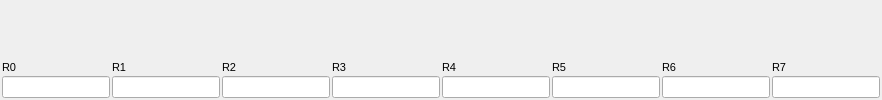
        <widget class="QWidget" name="widget_6" native="true">
         <layout class="QGridLayout" name="gridLayout_5">
          <property name="leftMargin">
           <number>2</number>
          </property>
          <property name="topMargin">
           <number>2</number>
          </property>
          <property name="rightMargin">
           <number>2</number>
          </property>
          <property name="bottomMargin">
           <number>2</number>
          </property>
          <property name="spacing">
           <number>2</number>
          </property>
          <item row="1" column="3">
           <widget class="QLineEdit" name="R3Edit">
            <property name="font">
             <font>
              <pointsize>8</pointsize>
             </font>
            </property>
            <property name="focusPolicy">
             <enum>Qt::NoFocus</enum>
            </property>
            <property name="readOnly">
             <bool>true</bool>
            </property>
           </widget>
          </item>
          <item row="0" column="7">
           <widget class="QLabel" name="label_9">
            <property name="font">
             <font>
              <pointsize>8</pointsize>
             </font>
            </property>
            <property name="text">
             <string>R7</string>
            </property>
            <property name="alignment">
             <set>Qt::AlignBottom|Qt::AlignLeading|Qt::AlignLeft</set>
            </property>
           </widget>
          </item>
          <item row="1" column="1">
           <widget class="QLineEdit" name="R1Edit">
            <property name="font">
             <font>
              <pointsize>8</pointsize>
             </font>
            </property>
            <property name="focusPolicy">
             <enum>Qt::NoFocus</enum>
            </property>
            <property name="readOnly">
             <bool>true</bool>
            </property>
           </widget>
          </item>
          <item row="0" column="3">
           <widget class="QLabel" name="label_5">
            <property name="font">
             <font>
              <pointsize>8</pointsize>
             </font>
            </property>
            <property name="text">
             <string>R3</string>
            </property>
            <property name="alignment">
             <set>Qt::AlignBottom|Qt::AlignLeading|Qt::AlignLeft</set>
            </property>
           </widget>
          </item>
          <item row="0" column="5">
           <widget class="QLabel" name="label_7">
            <property name="font">
             <font>
              <pointsize>8</pointsize>
             </font>
            </property>
            <property name="text">
             <string>R5</string>
            </property>
            <property name="alignment">
             <set>Qt::AlignBottom|Qt::AlignLeading|Qt::AlignLeft</set>
            </property>
           </widget>
          </item>
          <item row="1" column="6">
           <widget class="QLineEdit" name="R6Edit">
            <property name="font">
             <font>
              <pointsize>8</pointsize>
             </font>
            </property>
            <property name="focusPolicy">
             <enum>Qt::NoFocus</enum>
            </property>
            <property name="readOnly">
             <bool>true</bool>
            </property>
           </widget>
          </item>
          <item row="1" column="7">
           <widget class="QLineEdit" name="R7Edit">
            <property name="font">
             <font>
              <pointsize>8</pointsize>
             </font>
            </property>
            <property name="focusPolicy">
             <enum>Qt::NoFocus</enum>
            </property>
            <property name="readOnly">
             <bool>true</bool>
            </property>
           </widget>
          </item>
          <item row="0" column="0">
           <widget class="QLabel" name="label">
            <property name="font">
             <font>
              <pointsize>8</pointsize>
             </font>
            </property>
            <property name="text">
             <string>R0</string>
            </property>
            <property name="alignment">
             <set>Qt::AlignBottom|Qt::AlignLeading|Qt::AlignLeft</set>
            </property>
           </widget>
          </item>
          <item row="1" column="0">
           <widget class="QLineEdit" name="R0Edit">
            <property name="font">
             <font>
              <pointsize>8</pointsize>
             </font>
            </property>
            <property name="focusPolicy">
             <enum>Qt::NoFocus</enum>
            </property>
            <property name="readOnly">
             <bool>true</bool>
            </property>
           </widget>
          </item>
          <item row="1" column="5">
           <widget class="QLineEdit" name="R5Edit">
            <property name="font">
             <font>
              <pointsize>8</pointsize>
             </font>
            </property>
            <property name="focusPolicy">
             <enum>Qt::NoFocus</enum>
            </property>
            <property name="readOnly">
             <bool>true</bool>
            </property>
           </widget>
          </item>
          <item row="0" column="6">
           <widget class="QLabel" name="label_8">
            <property name="font">
             <font>
              <pointsize>8</pointsize>
             </font>
            </property>
            <property name="text">
             <string>R6</string>
            </property>
            <property name="alignment">
             <set>Qt::AlignBottom|Qt::AlignLeading|Qt::AlignLeft</set>
            </property>
           </widget>
          </item>
          <item row="0" column="4">
           <widget class="QLabel" name="label_6">
            <property name="font">
             <font>
              <pointsize>8</pointsize>
             </font>
            </property>
            <property name="text">
             <string>R4</string>
            </property>
            <property name="alignment">
             <set>Qt::AlignBottom|Qt::AlignLeading|Qt::AlignLeft</set>
            </property>
           </widget>
          </item>
          <item row="0" column="2">
           <widget class="QLabel" name="label_4">
            <property name="font">
             <font>
              <pointsize>8</pointsize>
             </font>
            </property>
            <property name="text">
             <string>R2</string>
            </property>
            <property name="alignment">
             <set>Qt::AlignBottom|Qt::AlignLeading|Qt::AlignLeft</set>
            </property>
           </widget>
          </item>
          <item row="1" column="4">
           <widget class="QLineEdit" name="R4Edit">
            <property name="font">
             <font>
              <pointsize>8</pointsize>
             </font>
            </property>
            <property name="focusPolicy">
             <enum>Qt::NoFocus</enum>
            </property>
            <property name="text">
             <string/>
            </property>
            <property name="readOnly">
             <bool>true</bool>
            </property>
           </widget>
          </item>
          <item row="0" column="1">
           <widget class="QLabel" name="label_3">
            <property name="font">
             <font>
              <pointsize>8</pointsize>
             </font>
            </property>
            <property name="text">
             <string>R1</string>
            </property>
            <property name="alignment">
             <set>Qt::AlignBottom|Qt::AlignLeading|Qt::AlignLeft</set>
            </property>
           </widget>
          </item>
          <item row="1" column="2">
           <widget class="QLineEdit" name="R2Edit">
            <property name="font">
             <font>
              <pointsize>8</pointsize>
             </font>
            </property>
            <property name="focusPolicy">
             <enum>Qt::NoFocus</enum>
            </property>
            <property name="readOnly">
             <bool>true</bool>
            </property>
           </widget>
          </item>
         </layout>
        </widget>
